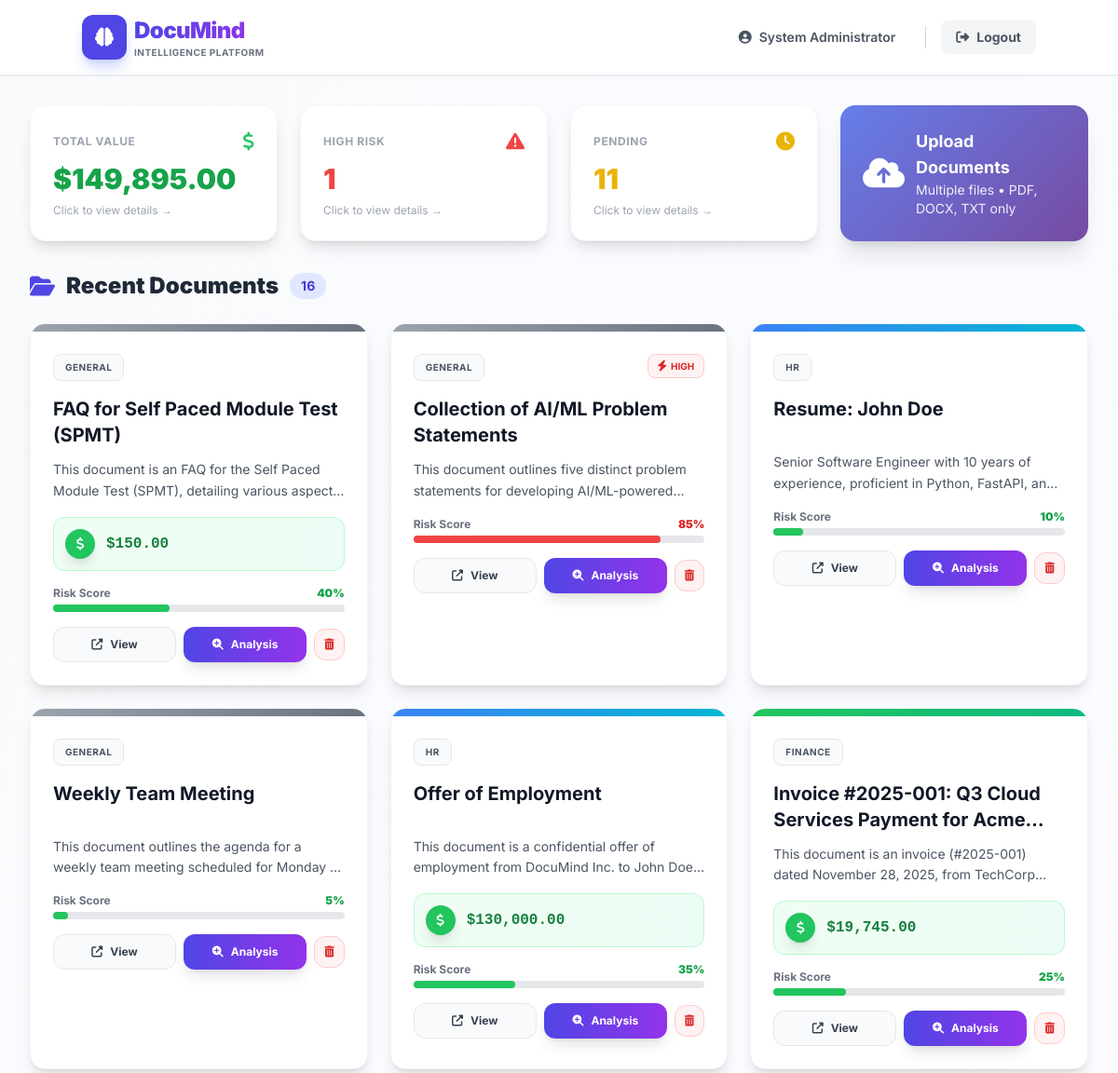
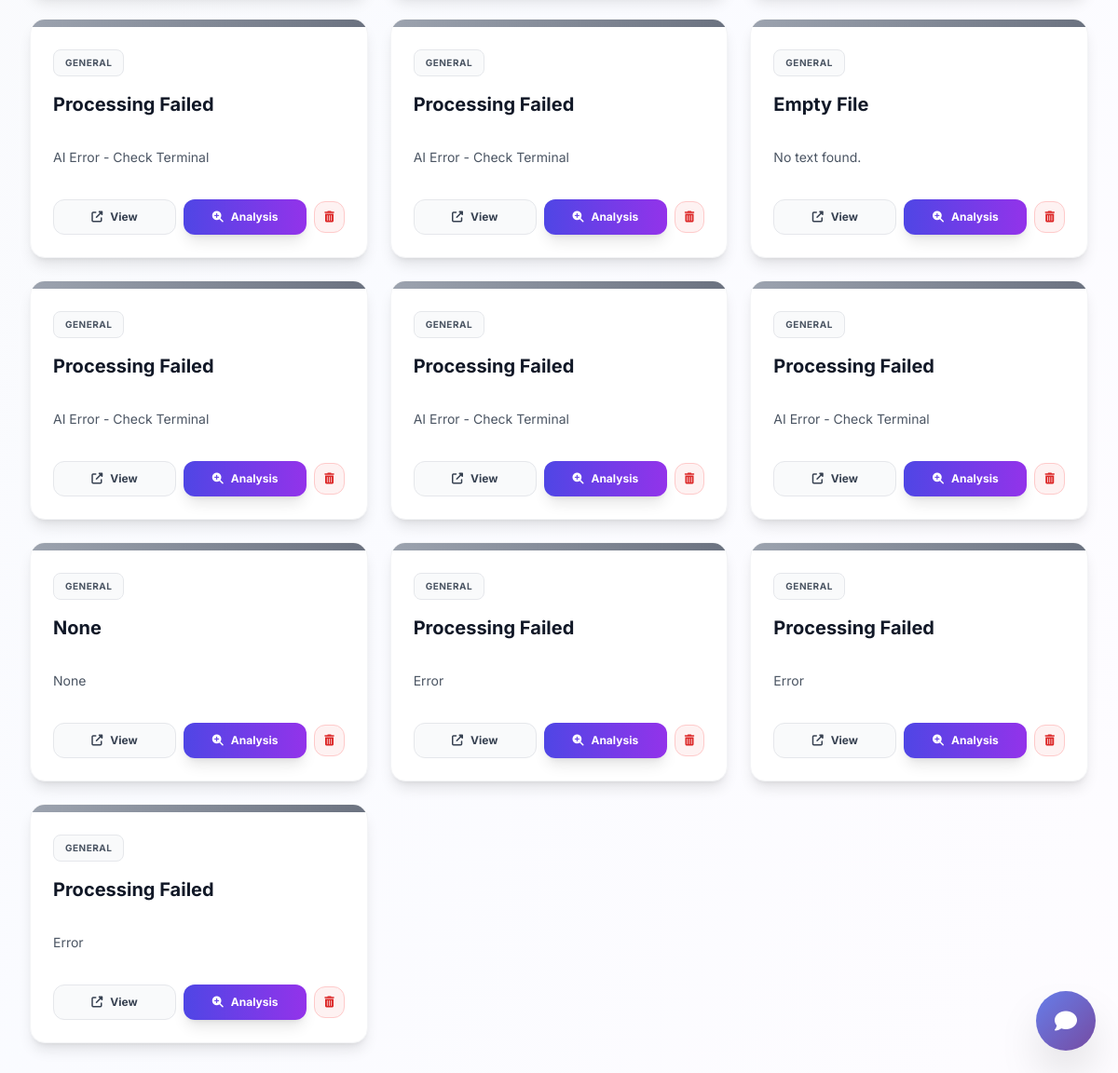
The app's page /dashboard (signed in) with its own data (2 pictures, top to bottom).
### tables this page shows
CREATE TABLE documents (
                id INTEGER PRIMARY KEY AUTOINCREMENT,
                filename TEXT NOT NULL,
                url TEXT NOT NULL,
                uploader TEXT NOT NULL,
                upload_date TEXT NOT NULL,
                category TEXT,
                title TEXT,
                summary TEXT,
                risk_score INTEGER,
                tags TEXT,
                extracted_text TEXT,
                financial_value REAL DEFAULT 0.0,
                status TEXT DEFAULT 'Pending'
            );

### app.py (the view)
@app.route('/dashboard')
def dashboard():
    if 'user_id' not in session: return redirect('/')
    documents = []
    try:
        db = get_db()
        role = session.get('role')
        username = session.get('username')
        if role in ['Admin', 'Auditor']:
            rows = db.execute('SELECT * FROM documents ORDER BY id DESC').fetchall()
        else:
            rows = db.execute('''
                SELECT * FROM documents
                WHERE uploader = ?
                ORDER BY id DESC
            ''', (username,)).fetchall()
        for row in rows:
            try:
                d = dict(row)
                if d.get('risk_score') is None:
                    d['risk_score'] = 0
                else:
                    d['risk_score'] = int(d['risk_score'])
                if d.get('financial_value') is None:
                    d['financial_value'] = 0.0
                if d['financial_value'] > 0:
                    d['formatted_money'] = "${:,.2f}".format(d['financial_value'])
                else:
                    d['formatted_money'] = None
                raw_tags = d.get('tags')
                if raw_tags:
                    clean = str(raw_tags).replace("'", "").replace('"', "").replace('[', '').replace(']', '')
                    d['tag_list'] = [t.strip() for t in clean.split(',') if t.strip()]
                else:
                    d['tag_list'] = []
                documents.append(d)
            except Exception as row_e:
                print(f"Skipping bad row: {row_e}")
                continue
    except Exception as e:
        print(f"Dashboard DB Error: {e}")
        documents = []
    return render_template('dashboard.html', docs=documents, user=session)

### app.py (called while the page is built)
def get_db():
    db = getattr(g, '_database', None)
    if db is None:
        db = g._database = sqlite3.connect(DATABASE)
        db.row_factory = sqlite3.Row
    return db

@app.teardown_appcontext
def close_connection(exception):
    db = getattr(g, '_database', None)
    if db is not None: db.close()

### templates/dashboard.html (shortened to what this page needs)
<!DOCTYPE html>
<html lang="en">
  <head>
    <script src="https://cdn.tailwindcss.com"></script>
    <link
      href="https://cdnjs.cloudflare.com/ajax/libs/font-awesome/6.4.0/css/all.min.css"
      rel="stylesheet"
    />
  </head>
  <body class="bg-gradient-to-br from-gray-50 via-indigo-50/30 to-purple-50/30 text-slate-800 pb-24 md:pb-0 min-h-screen">
    <nav
      class="glass-nav border-b border-gray-200 sticky top-0 z-40 px-4 py-3 md:px-8 md:py-4 shadow-sm"
    >
      <div class="container mx-auto flex justify-between items-center">
        <div class="flex items-center gap-2">
          <div
            class="bg-indigo-600 text-white w-10 h-10 md:w-12 md:h-12 rounded-xl flex items-center justify-center shadow-lg shadow-indigo-200 transform hover:scale-105 transition"
          >
            <i class="fas fa-brain text-lg md:text-xl"></i>
          </div>
          <div>
            <h1 class="text-xl md:text-2xl font-black tracking-tight bg-gradient-to-r from-indigo-600 to-purple-600 bg-clip-text text-transparent">
            </h1>
            <p
              class="text-[10px] text-gray-500 font-bold uppercase tracking-wider hidden md:block"
            >
              Intelligence Platform
            </p>
          </div>
        </div>
        <div class="hidden md:flex items-center gap-4">
          <a
            href="/profile"
            class="flex items-center gap-2 text-gray-600 hover:text-indigo-600 px-4 py-2 rounded-lg hover:bg-indigo-50 transition font-semibold text-sm"
          >
            <i class="fas fa-user-circle"></i>
            <span>{{ user.full_name or user.username }}</span>
          </a>
          <a
            href="/logout"
            class="bg-gray-100 hover:bg-red-50 text-gray-600 hover:text-red-600 px-4 py-2 rounded-lg text-sm font-bold transition"
          >
            <i class="fas fa-sign-out-alt mr-2"></i>Logout
          </a>
        </div>
      </div>
    </nav>
    <div class="container mx-auto px-4 md:px-8 py-6 md:py-8 max-w-7xl">
      <div class="grid grid-cols-1 sm:grid-cols-2 lg:grid-cols-4 gap-4 md:gap-6 mb-8">
        <a
          href="/dashboard/value"
          class="bg-white p-5 md:p-6 rounded-2xl shadow-lg border border-gray-100 hover:shadow-xl hover:scale-[1.02] transition-all cursor-pointer animate-fade-in group"
        >
          <div class="flex items-center justify-between mb-2">
            <p class="text-xs font-bold text-gray-400 uppercase tracking-wider">Total Value</p>
            <i class="fas fa-dollar-sign text-green-500 text-xl group-hover:scale-110 transition-transform"></i>
          </div>
          <h2
            class="text-xl sm:text-2xl md:text-3xl font-black text-green-600 break-words overflow-wrap-anywhere"
            id="statValue"
          >
          </h2>
          <p class="text-xs text-gray-400 mt-2 group-hover:text-gray-600 transition-colors">Click to view details →</p>
        </a>
        <a
          href="/dashboard/risk"
          class="bg-white p-5 md:p-6 rounded-2xl shadow-lg border border-gray-100 hover:shadow-xl hover:scale-[1.02] transition-all cursor-pointer animate-fade-in group"
        >
          <div class="flex items-center justify-between mb-2">
            <p class="text-xs font-bold text-gray-400 uppercase tracking-wider">High Risk</p>
            <i class="fas fa-exclamation-triangle text-red-500 text-xl group-hover:scale-110 transition-transform"></i>
          </div>
          <h2 class="text-xl sm:text-2xl md:text-3xl font-black text-red-500" id="statRisk">
          </h2>
          <p class="text-xs text-gray-400 mt-2 group-hover:text-gray-600 transition-colors">Click to view details →</p>
        </a>
        <a
          href="/dashboard/pending"
          class="bg-white p-5 md:p-6 rounded-2xl shadow-lg border border-gray-100 hover:shadow-xl hover:scale-[1.02] transition-all cursor-pointer animate-fade-in group"
        >
          <div class="flex items-center justify-between mb-2">
            <p class="text-xs font-bold text-gray-400 uppercase tracking-wider">Pending</p>
            <i class="fas fa-clock text-yellow-500 text-xl group-hover:scale-110 transition-transform"></i>
          </div>
          <h2 class="text-xl sm:text-2xl md:text-3xl font-black text-yellow-500" id="statPending">
          </h2>
          <p class="text-xs text-gray-400 mt-2 group-hover:text-gray-600 transition-colors">Click to view details →</p>
        </a>
        <div
          class="gradient-card p-5 md:p-6 rounded-2xl shadow-xl hover:shadow-2xl transition-shadow animate-fade-in"
        >
          <form
            action="/upload"
            method="post"
            enctype="multipart/form-data"
            class="w-full h-full"
            id="uploadForm"
          >
            <label
              class="flex flex-col md:flex-row items-center justify-center gap-3 w-full h-full cursor-pointer text-white hover:opacity-90 transition"
            >
              <i class="fas fa-cloud-upload-alt text-3xl md:text-4xl"></i>
              <div class="text-center md:text-left">
                <span class="block font-bold text-base md:text-lg">Upload Documents</span>
                <span class="block text-xs md:text-sm opacity-90">Multiple files • PDF, DOCX, TXT only</span>
              </div>
            </label>
          </form>
        </div>
      </div>
      <div class="flex items-center justify-between mb-6">
        <h3 class="text-xl md:text-2xl font-black text-gray-800 flex items-center gap-3">
          <i class="fas fa-folder-open text-indigo-600"></i>
          Recent Documents
          <span class="bg-indigo-100 text-indigo-700 text-xs md:text-sm px-3 py-1 rounded-full font-bold"
            >{{ docs|length }}</span
          >
        </h3>
      </div>
      <div
        class="grid grid-cols-1 sm:grid-cols-2 lg:grid-cols-3 xl:grid-cols-4 gap-4 md:gap-6"
      >
        {% for doc in docs %}
        <div
          class="bg-white rounded-2xl shadow-lg border border-gray-100 p-0 overflow-hidden hover:shadow-2xl transition-all duration-300 transform hover:-translate-y-1 animate-fade-in"
        >
          <div
            class="h-2 w-full {% if doc.category=='Finance' %}bg-gradient-to-r from-green-500 to-emerald-500{% elif doc.category=='Legal' %}bg-gradient-to-r from-red-500 to-rose-500{% elif doc.category=='HR' %}bg-gradient-to-r from-blue-500 to-cyan-500{% elif doc.category=='Technical' %}bg-gradient-to-r from-purple-500 to-pink-500{% else %}bg-gradient-to-r from-gray-400 to-gray-500{% endif %}"
          ></div>
          <div class="p-5 md:p-6">
            <div class="flex justify-between items-start mb-4">
              <span
                class="px-3 py-1.5 bg-gray-50 border border-gray-200 text-[10px] font-bold uppercase text-gray-600 tracking-wider rounded-lg"
              >
                {{ doc.category }}
              </span>
              {% if doc.risk_score > 70 %}
              <div
                class="flex items-center gap-1 text-red-600 bg-red-50 px-2.5 py-1 rounded-lg border border-red-200"
              >
                <i class="fas fa-bolt text-xs"></i>
                <span class="text-[10px] font-bold">HIGH</span>
              </div>
              {% endif %}
            </div>
            <h3
              class="font-bold text-gray-900 text-lg md:text-xl leading-tight mb-3 line-clamp-2 min-h-[3rem]"
            >
              {{ doc.title }}
            </h3>
            <p class="text-sm text-gray-600 mb-4 line-clamp-2 min-h-[2.5rem] leading-relaxed">
              {{ doc.summary }}
            </p>
            {% if doc.formatted_money %}
            <div
              class="bg-gradient-to-r from-green-50 to-emerald-50 border border-green-200 p-3 rounded-xl flex items-center gap-3 mb-4"
            >
              <div
                class="bg-green-500 text-white w-8 h-8 rounded-full flex items-center justify-center text-sm shadow-lg"
              >
                <i class="fas fa-dollar-sign"></i>
              </div>
              <span class="font-mono font-black text-green-700 text-base"
                >{{ doc.formatted_money }}</span
              >
            </div>
            {% endif %}
            {% if doc.risk_score > 0 %}
            <div class="mb-4">
              <div class="flex justify-between items-center mb-1">
                <span class="text-xs font-bold text-gray-500">Risk Score</span>
                <span class="text-xs font-black {% if doc.risk_score > 70 %}text-red-600{% elif doc.risk_score > 40 %}text-yellow-600{% else %}text-green-600{% endif %}">{{ doc.risk_score }}%</span>
              </div>
              <div class="w-full bg-gray-200 rounded-full h-2">
                <div
                  class="h-2 rounded-full {% if doc.risk_score > 70 %}bg-red-500{% elif doc.risk_score > 40 %}bg-yellow-500{% else %}bg-green-500{% endif %}"
                  style="width: {{ doc.risk_score }}%"
                ></div>
              </div>
            </div>
            {% endif %}
            <div class="flex items-center justify-between mt-4 gap-2">
              <div class="grid grid-cols-2 gap-2 flex-1">
                <a
                  href="{{ doc.url }}"
                  target="_blank"
                  class="text-center py-2.5 rounded-xl bg-gray-50 hover:bg-gray-100 text-gray-700 text-xs font-bold transition border border-gray-200 flex items-center justify-center gap-2"
                >
                  <i class="fas fa-external-link-alt"></i>
                  View
                </a>
                <button
                  onclick='openAnalysis({{ doc|tojson|safe }})'
                  class="text-center py-2.5 rounded-xl bg-gradient-to-r from-indigo-600 to-purple-600 hover:from-indigo-700 hover:to-purple-700 text-white text-xs font-bold transition shadow-lg hover:shadow-xl transform hover:scale-105 flex items-center justify-center gap-2"
                >
                  <i class="fas fa-search-plus"></i>
                  Analysis
                </button>
              </div>
              <button
                onclick='deleteDocument({{ doc.id }}, "{{ doc.title|replace("'", "\\'")|replace('"', '\\"') }}")'
                class="p-2.5 rounded-xl bg-red-50 hover:bg-red-100 text-red-600 hover:text-red-700 text-xs font-bold transition border border-red-200 flex items-center justify-center group"
                title="Delete document"
              >
                <i class="fas fa-trash-alt"></i>
              </button>
            </div>
          </div>
        </div>
        {% endfor %}
      </div>
    </div>
    <div
      class="fixed bottom-4 right-4 md:bottom-6 md:right-6 z-50 pointer-events-none"
    >
      <div class="pointer-events-auto flex flex-col items-end">
        <button
          onclick="toggleChat()"
          class="w-14 h-14 md:w-16 md:h-16 gradient-card hover:opacity-90 text-white rounded-full shadow-2xl flex items-center justify-center text-2xl transition transform hover:scale-110 active:scale-95"
        >
          <i class="fas fa-comment"></i>
        </button>
      </div>
    </div>
  </body>
</html>

### templates/dashboard.html (style rules this page uses)
body { font-family: "Inter", sans-serif; -webkit-tap-highlight-color: transparent; }
.glass-nav { background: rgba(255, 255, 255, 0.95); backdrop-filter: blur(10px); }
.animate-fade-in { animation: fadeIn 0.3s ease-out; }
.gradient-card { background: linear-gradient(135deg, #667eea 0%, #764ba2 100%); }

### records on screen
documents: category "GENERAL", title "FAQ for Self Paced Module Test (SPMT)", summary "This document is an FAQ for the Self Paced Module Test (SPMT), detailing various…", formatted_money "$150.00", risk_score "40"
documents: category "GENERAL", shows "HIGH", title "Collection of AI/ML Problem Statements", summary "This document outlines five distinct problem statements for developing…", risk_score "85"
documents: category "HR", title "Resume: John Doe", summary "Senior Software Engineer with 10 years of experience, proficient in Python, FastAPI,…", risk_score "10"
documents: category "GENERAL", title "Weekly Team Meeting", summary "This document outlines the agenda for a weekly team meeting scheduled for Monday…", risk_score "5"
documents: category "HR", title "Offer of Employment", summary "This document is a confidential offer of employment from DocuMind Inc. to John…", formatted_money "$130,000.00", risk_score "35"
documents: category "FINANCE", title "Invoice #2025-001: Q3 Cloud Services Payment for…", summary "This document is an invoice (#2025-001) dated November 28, 2025, from…", formatted_money "$19,745.00", risk_score "25"
documents: category "GENERAL", title "Processing Failed", summary "AI Error - Check Terminal"
documents: category "GENERAL", title "Processing Failed", summary "AI Error - Check Terminal"
documents: category "GENERAL", title "Empty File", summary "No text found."
documents: category "GENERAL", title "Processing Failed", summary "AI Error - Check Terminal"
documents: category "GENERAL", title "Processing Failed", summary "AI Error - Check Terminal"
documents: category "GENERAL", title "Processing Failed", summary "AI Error - Check Terminal"
documents: category "GENERAL", title "None", summary "None"
documents: category "GENERAL", title "Processing Failed", summary "Error"
documents: category "GENERAL", title "Processing Failed", summary "Error"
documents: category "GENERAL", title "Processing Failed", summary "Error"

### other values on screen
{{ user.full_name or user.username }} "System Administrator"
{{ docs|length }} "16"
